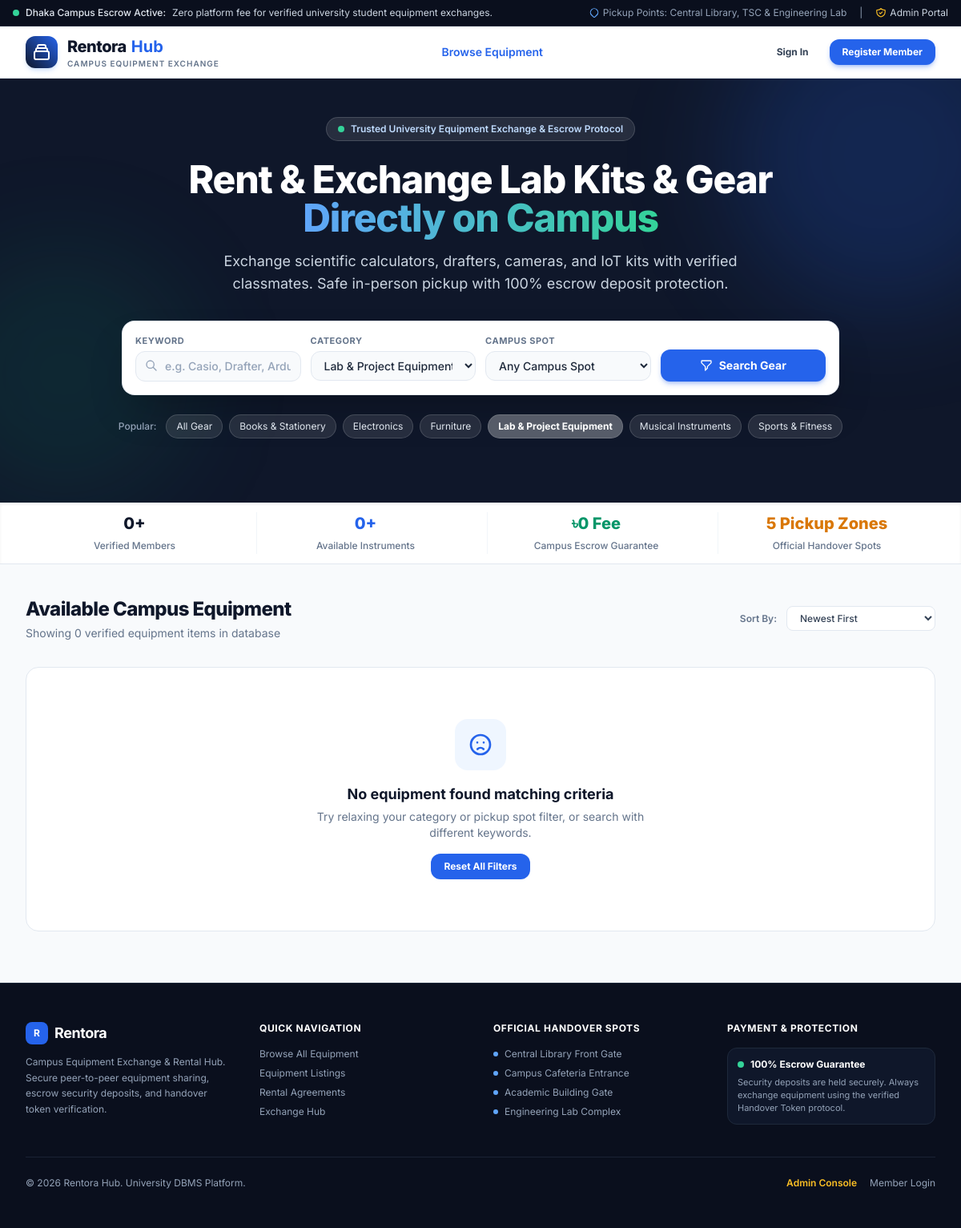
The page /index.php?category_id=5 on the database its author committed.
### tables this page shows
CREATE TABLE category (
    category_id    INT UNSIGNED AUTO_INCREMENT PRIMARY KEY,
    category_name  VARCHAR(50) NOT NULL,
    CONSTRAINT uq_category_name UNIQUE (category_name)
);

### index.php (the view, shortened to what this page needs)
<?php
require_once(__DIR__ . '/config/db.php');
$query = isset($_GET['query']) ? trim($_GET['query']) : '';
$category_id = (isset($_GET['category_id']) && $_GET['category_id'] !== 'ALL' && $_GET['category_id'] !== '') ? (int)$_GET['category_id'] : 0;
$sort = isset($_GET['sort']) ? trim($_GET['sort']) : 'newest';
$categories = [];
try {
    $catStmt = $pdo->query("
        SELECT c.category_id, c.category_name, COUNT(e.equipment_id) as item_count
        FROM category c
        LEFT JOIN equipment e ON c.category_id = e.category_id AND e.availability_status = 'Available'
        GROUP BY c.category_id, c.category_name
        ORDER BY c.category_name ASC
    ");
    $categories = $catStmt->fetchAll();
} catch (Exception $e) {
    $categories = [];
}
$where_clauses = ["(e.availability_status = 'Available')"];
$params = [];
if ($category_id > 0) {
    $where_clauses[] = "e.category_id = :cat_id";
    $params['cat_id'] = $category_id;
}
$where_sql = "WHERE " . implode(" AND ", $where_clauses);
$order_sql = "ORDER BY e.equipment_id DESC";
$items = [];
$total_items = 0;
try {
    $items_sql = "SELECT e.*, e.equipment_name AS title, e.rental_rate AS daily_rate,
                         e.condition_status AS item_condition, c.category_name,
                         CONCAT(m.first_name, ' ', m.last_name) AS owner_name,
                         m.username AS owner_student_id,
                         m.campus_address AS campus_spot
                  FROM equipment e
                  LEFT JOIN category c ON e.category_id = c.category_id
                  LEFT JOIN member m ON e.owner_id = m.member_id
                  $where_sql $order_sql";
    $stmt = $pdo->prepare($items_sql);
    $stmt->execute($params);
    $items = $stmt->fetchAll();
    $total_items = count($items);
} catch (Exception $e) {
    $items = [];
    $total_items = 0;
}
$count_students = 0;
$count_avail = 0;
try {
    $stRes = $pdo->query("SELECT COUNT(*) FROM member");
    $count_students = $stRes->fetchColumn() ?: 0;
    $avRes = $pdo->query("SELECT COUNT(*) FROM equipment WHERE availability_status = 'Available'");
    $count_avail = $avRes->fetchColumn() ?: 0;
} catch (Exception $e) {
    $count_students = 0;
    $count_avail = 0;
}
require_once(__DIR__ . '/includes/header.php');
require_once(__DIR__ . '/includes/nav.php');
?>
  <section class="relative bg-gradient-to-b from-navy-900 via-navy-900 to-slate-900 text-white pt-12 pb-20 overflow-hidden">
    <div class="absolute -top-24 -right-24 w-96 h-96 bg-primary-600/20 rounded-full blur-3xl pointer-events-none"></div>
    <div class="absolute bottom-0 -left-20 w-80 h-80 bg-emerald-500/10 rounded-full blur-3xl pointer-events-none"></div>
    <div class="relative max-w-7xl mx-auto px-4 sm:px-6 lg:px-8 text-center">
      <div class="inline-flex items-center gap-2 px-3.5 py-1.5 rounded-full bg-white/10 border border-white/15 text-xs font-semibold text-blue-200 mb-6 backdrop-blur-sm">
        <span class="w-2 h-2 rounded-full bg-emerald-400"></span>
        <span>Trusted University Equipment Exchange & Escrow Protocol</span>
      </div>
      <h1 class="text-3xl sm:text-4xl lg:text-5xl font-extrabold tracking-tight text-white max-w-3xl mx-auto leading-tight">
        Rent & Exchange Lab Kits & Gear <span class="text-transparent bg-clip-text bg-gradient-to-r from-blue-400 to-emerald-400">Directly on Campus</span>
      </h1>
      <p class="mt-4 text-base sm:text-lg text-slate-300 max-w-2xl mx-auto font-normal">
        Exchange scientific calculators, drafters, cameras, and IoT kits with verified classmates. Safe in-person pickup with 100% escrow deposit protection.
      </p>
      <div class="mt-8 max-w-4xl mx-auto bg-white p-3 sm:p-4 rounded-2xl shadow-2xl border border-slate-200/80 text-left">
        <form id="filter-form" action="index.php" method="GET" class="grid grid-cols-1 sm:grid-cols-2 lg:grid-cols-4 gap-3">
          <div class="relative">
            <label for="search_query" class="block text-[11px] font-bold text-slate-500 uppercase tracking-wider mb-1">Keyword</label>
            <div class="relative">
              <input type="text" id="search_query" name="query" value="<?php echo htmlspecialchars($query); ?>" placeholder="e.g. Casio, Drafter, Arduino" class="w-full pl-9 pr-3 py-2 text-sm bg-slate-50 border border-slate-200 rounded-xl focus:ring-2 focus:ring-primary-600 focus:border-primary-600 text-slate-800 placeholder-slate-400 font-medium">
              <svg class="w-4 h-4 text-slate-400 absolute left-3 top-2.5" fill="none" stroke="currentColor" viewBox="0 0 24 24"><path stroke-linecap="round" stroke-linejoin="round" stroke-width="2" d="M21 21l-6-6m2-5a7 7 0 11-14 0 7 7 0 0114 0z"></path></svg>
            </div>
          </div>
          <div>
            <label for="category_id" class="block text-[11px] font-bold text-slate-500 uppercase tracking-wider mb-1">Category</label>
            <select id="category_id" name="category_id" class="w-full px-3 py-2 text-sm bg-slate-50 border border-slate-200 rounded-xl focus:ring-2 focus:ring-primary-600 focus:border-primary-600 text-slate-800 font-medium">
              <?php foreach ($categories as $cat): ?>
                <?php $cid = $cat['category_id'] ?? $cat['id']; ?>
                <option value="<?php echo $cid; ?>" <?php if ($category_id == $cid) echo 'selected'; ?>>
                  <?php echo htmlspecialchars($cat['category_name'] ?? $cat['name'] ?? ''); ?> (<?php echo $cat['item_count'] ?? 0; ?>)
                </option>
              <?php endforeach; ?>
            </select>
          </div>
          <div>
            <label for="pickup_spot" class="block text-[11px] font-bold text-slate-500 uppercase tracking-wider mb-1">Campus Spot</label>
            <select id="pickup_spot" name="pickup_spot" class="w-full px-3 py-2 text-sm bg-slate-50 border border-slate-200 rounded-xl focus:ring-2 focus:ring-primary-600 focus:border-primary-600 text-slate-800 font-medium">
              <option value="ALL">Any Campus Spot</option>
            </select>
          </div>
          <div class="flex items-end">
            <button type="submit" class="w-full py-2.5 px-4 bg-primary-600 hover:bg-primary-700 text-white font-bold rounded-xl text-sm shadow-md shadow-blue-600/30 transition-all flex items-center justify-center gap-2">
              <svg class="w-4 h-4" fill="none" stroke="currentColor" viewBox="0 0 24 24"><path stroke-linecap="round" stroke-linejoin="round" stroke-width="2" d="M3 4a1 1 0 011-1h16a1 1 0 011 1v2.586a1 1 0 01-.293.707l-6.414 6.414a1 1 0 00-.293.707V17l-4 4v-6.586a1 1 0 00-.293-.707L3.293 7.293A1 1 0 013 6.586V4z"></path></svg>
              <span>Search Gear</span>
            </button>
          </div>
        </form>
      </div>
      <div class="mt-6 flex flex-wrap justify-center items-center gap-2 text-xs">
        <span class="text-slate-400 font-medium mr-1">Popular:</span>
        <a href="index.php" class="px-3 py-1.5 rounded-full <?php echo ($category_id === 0) ? 'bg-white/30 text-white font-bold' : 'bg-white/10 text-slate-200'; ?> hover:bg-white/20 transition-colors border border-white/15">
          All Gear
        </a>
        <?php foreach ($categories as $cat): ?>
          <?php $cid = $cat['category_id'] ?? $cat['id']; ?>
          <a href="index.php?category_id=<?php echo $cid; ?>" class="px-3 py-1.5 rounded-full <?php echo ($category_id == $cid) ? 'bg-white/30 text-white font-bold' : 'bg-white/10 text-slate-200'; ?> hover:bg-white/20 transition-colors border border-white/15">
            <?php echo htmlspecialchars($cat['category_name'] ?? $cat['name'] ?? ''); ?>
          </a>
        <?php endforeach; ?>
      </div>
    </div>
  </section>
  <section class="bg-white border-b border-slate-200 py-3 shadow-inner">
    <div class="max-w-7xl mx-auto px-4 sm:px-6 lg:px-8">
      <div class="grid grid-cols-2 sm:grid-cols-4 gap-4 text-center divide-x divide-slate-100">
        <div>
          <span class="block text-xl font-extrabold text-navy-900"><?php echo $count_students; ?>+</span>
          <span class="text-xs text-slate-500 font-medium">Verified Members</span>
        </div>
        <div>
          <span class="block text-xl font-extrabold text-primary-600"><?php echo $count_avail; ?>+</span>
          <span class="text-xs text-slate-500 font-medium">Available Instruments</span>
        </div>
        <div>
          <span class="block text-xl font-extrabold text-emerald-600">৳0 Fee</span>
          <span class="text-xs text-slate-500 font-medium">Campus Escrow Guarantee</span>
        </div>
        <div>
          <span class="block text-xl font-extrabold text-amber-600">5 Pickup Zones</span>
          <span class="text-xs text-slate-500 font-medium">Official Handover Spots</span>
        </div>
      </div>
    </div>
  </section>
  <main class="flex-1 max-w-7xl mx-auto px-4 sm:px-6 lg:px-8 py-10 w-full">
    <div class="flex flex-col sm:flex-row justify-between items-start sm:items-center gap-4 mb-8">
      <div>
        <h2 class="text-2xl font-extrabold text-navy-900 tracking-tight">Available Campus Equipment</h2>
        <p class="text-sm text-slate-500 mt-1">Showing <?php echo $total_items; ?> verified equipment items in database</p>
      </div>
      <form action="index.php" method="GET" class="flex items-center gap-3 w-full sm:w-auto">
        <label for="sort" class="text-xs font-semibold text-slate-500 whitespace-nowrap">Sort By:</label>
        <select id="sort" name="sort" onchange="this.form.submit()" class="px-3 py-1.5 text-xs bg-white border border-slate-200 rounded-lg text-slate-700 font-medium focus:ring-primary-600 focus:border-primary-600">
          <option value="newest" <?php if ($sort === 'newest') echo 'selected'; ?>>Newest First</option>
        </select>
      </form>
    </div>
    <?php if ($total_items > 0): ?>
      <div class="grid grid-cols-1 sm:grid-cols-2 lg:grid-cols-4 gap-6">
        <?php foreach ($items as $item):
          $cond_class = 'bg-emerald-100 text-emerald-800 border-emerald-200';
          if (($item['item_condition'] ?? '') === 'Good') {
              $cond_class = 'bg-blue-100 text-blue-800 border-blue-200';
          } elseif (($item['item_condition'] ?? '') === 'Fair') {
              $cond_class = 'bg-amber-100 text-amber-800 border-amber-200';
          }
          $item_image = !empty($item['image_url']) ? $item['image_url'] : 'https://images.unsplash.com/photo-1581291518857-4e27b48ff24e?w=600&auto=format&fit=crop&q=80';
          $itemId = $item['equipment_id'] ?? $item['id'] ?? 1;
        ?>
          <div class="bg-white rounded-2xl border border-slate-200/90 overflow-hidden shadow-sm hover:shadow-xl transition-all duration-300 card-hover flex flex-col">
            <div class="relative h-48 w-full bg-slate-100 overflow-hidden group">
              <img src="<?php echo htmlspecialchars($item_image); ?>" alt="<?php echo htmlspecialchars($item['title'] ?? ''); ?>" class="w-full h-full object-cover group-hover:scale-105 transition-transform duration-500">
              <div class="absolute top-3 left-3 flex flex-wrap gap-1.5">
                <span class="text-[10px] font-extrabold px-2.5 py-0.5 rounded-full border <?php echo $cond_class; ?> shadow-sm backdrop-blur-md">
                  <?php echo htmlspecialchars($item['item_condition'] ?? 'Good'); ?>
                </span>
                <span class="text-[10px] font-extrabold px-2.5 py-0.5 rounded-full bg-slate-900/80 text-white backdrop-blur-md">
                  <?php echo htmlspecialchars($item['category_name'] ?? 'Equipment'); ?>
                </span>
              </div>
              <div class="absolute bottom-3 right-3 bg-white/95 backdrop-blur-md px-2.5 py-1 rounded-lg text-xs font-bold text-navy-900 shadow">
                ৳<?php echo number_format($item['daily_rate'] ?? 0); ?> <span class="text-[10px] text-slate-500 font-normal">/ day</span>
              </div>
            </div>
            <div class="p-5 flex-1 flex flex-col justify-between">
              <div>
                <div class="text-[11px] font-semibold text-primary-600 uppercase tracking-wider mb-1">
                  <?php echo htmlspecialchars($item['category_name'] ?? 'General'); ?>
                </div>
                <h3 class="font-bold text-navy-900 text-base leading-snug line-clamp-2 hover:text-primary-600 transition-colors">
                  <a href="item-details.php?id=<?php echo $itemId; ?>"><?php echo htmlspecialchars($item['title'] ?? 'Equipment'); ?></a>
                </h3>
                <div class="mt-3 space-y-1.5 text-xs text-slate-500 border-y border-slate-100 py-2.5 my-3">
                  <div class="flex items-center justify-between">
                    <span class="text-slate-500">Deposit:</span>
                    <span class="font-bold text-slate-700">৳<?php echo number_format($item['security_deposit'] ?? 0); ?> <span class="text-[10px] font-normal text-emerald-600">(Refundable)</span></span>
                  </div>
                  <div class="flex items-center gap-1.5 text-slate-600 truncate" title="<?php echo htmlspecialchars($item['campus_spot'] ?? 'Campus'); ?>">
                    <svg class="w-3.5 h-3.5 text-red-500 shrink-0" fill="currentColor" viewBox="0 0 20 20"><path fill-rule="evenodd" d="M5.05 4.05a7 7 0 119.9 9.9L10 18.9l-4.95-4.95a7 7 0 010-9.9zM10 11a2 2 0 100-4 2 2 0 000 4z" clip-rule="evenodd"></path></svg>
                    <span class="truncate"><?php echo htmlspecialchars($item['campus_spot'] ?? 'Campus'); ?></span>
                  </div>
                </div>
              </div>
              <div>
                <div class="flex items-center justify-between text-xs text-slate-500 mb-3.5">
                  <div class="flex items-center gap-2">
                    <div class="w-6 h-6 rounded-full bg-slate-200 text-slate-700 flex items-center justify-center font-bold text-[10px]">
                      <?php echo strtoupper(substr($item['owner_name'] ?? 'M', 0, 1)); ?>
                    </div>
                    <span class="font-medium text-slate-700 truncate max-w-[120px]"><?php echo htmlspecialchars($item['owner_name'] ?? 'Member'); ?></span>
                  </div>
                  <div class="text-[11px] font-semibold text-primary-600">
                    <?php echo htmlspecialchars($item['owner_student_id'] ?? ''); ?>
                  </div>
                </div>
                <a href="item-details.php?id=<?php echo $itemId; ?>" class="w-full py-2.5 px-4 rounded-xl bg-navy-900 hover:bg-primary-600 text-white text-xs font-bold text-center block shadow transition-all hover:shadow-md">
                  View & Rent Equipment
                </a>
              </div>
            </div>
          </div>
        <?php endforeach; ?>
      </div>
    <?php else: ?>
      <div class="text-center py-16 bg-white rounded-2xl border border-slate-200 p-8 my-6">
        <div class="w-16 h-16 bg-blue-50 text-primary-600 rounded-2xl flex items-center justify-center mx-auto mb-4">
          <svg class="w-8 h-8" fill="none" stroke="currentColor" viewBox="0 0 24 24"><path stroke-linecap="round" stroke-linejoin="round" stroke-width="2" d="M9.172 16.172a4 4 0 015.656 0M9 10h.01M15 10h.01M21 12a9 9 0 11-18 0 9 9 0 0118 0z"></path></svg>
        </div>
        <h3 class="text-lg font-bold text-navy-900">No equipment found matching criteria</h3>
        <p class="text-sm text-slate-500 max-w-md mx-auto mt-1">Try relaxing your category or pickup spot filter, or search with different keywords.</p>
        <a href="index.php" class="inline-block mt-4 px-4 py-2 bg-primary-600 text-white rounded-xl text-xs font-bold hover:bg-primary-700 transition-colors">
          Reset All Filters
        </a>
      </div>
    <?php endif; ?>
  </main>
<?php require_once(__DIR__ . '/includes/footer.php'); ?>

### assets/css/style.css (style rules this page uses)
:root { --primary-navy: #0f172a; --royal-blue: #1e3a8a; --accent-blue: #2563eb; --emerald-accent: #059669; --amber-accent: #d97706; --bkash-pink: #e2136e; --nagad-orange: #f7941d; }
body { font-family: 'Inter', -apple-system, BlinkMacSystemFont, 'Segoe UI', Roboto, Oxygen, Ubuntu, Cantarell, sans-serif; -webkit-font-smoothing: antialiased; -moz-osx-font-smoothing: grayscale; }

### rows shown on the page
category: category_name "Books & Stationery"
category: category_name "Electronics"
category: category_name "Furniture"
category: category_name "Lab & Project Equipment"
category: category_name "Musical Instruments"
category: category_name "Sports & Fitness"

### other values the page prints
$count_students "0"
$count_avail "0"
$total_items "0"
form field category_id "Lab & Project Equipment (0)"
